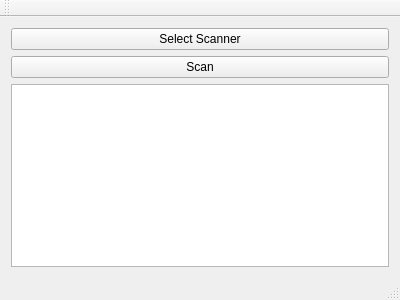
<?xml version="1.0" encoding="UTF-8"?>
<ui version="4.0">
 <class>MainWindow</class>
 <widget class="QMainWindow" name="MainWindow">
  <property name="geometry">
   <rect>
    <x>0</x>
    <y>0</y>
    <width>400</width>
    <height>300</height>
   </rect>
  </property>
  <property name="windowTitle">
   <string>MainWindow</string>
  </property>
  <widget class="QWidget" name="centralWidget">
   <layout class="QVBoxLayout" name="verticalLayout">
    <item>
     <widget class="QPushButton" name="pushButton_2">
      <property name="text">
       <string>Select Scanner</string>
      </property>
     </widget>
    </item>
    <item>
     <widget class="QPushButton" name="pushButton">
      <property name="text">
       <string>Scan</string>
      </property>
     </widget>
    </item>
    <item>
     <widget class="QTextEdit" name="textEdit"/>
    </item>
   </layout>
  </widget>
  <widget class="QMenuBar" name="menuBar">
   <property name="geometry">
    <rect>
     <x>0</x>
     <y>0</y>
     <width>400</width>
     <height>21</height>
    </rect>
   </property>
  </widget>
  <widget class="QToolBar" name="mainToolBar">
   <attribute name="toolBarArea">
    <enum>TopToolBarArea</enum>
   </attribute>
   <attribute name="toolBarBreak">
    <bool>false</bool>
   </attribute>
  </widget>
  <widget class="QStatusBar" name="statusBar"/>
 </widget>
 <layoutdefault spacing="6" margin="11"/>
 <resources/>
 <connections/>
</ui>
